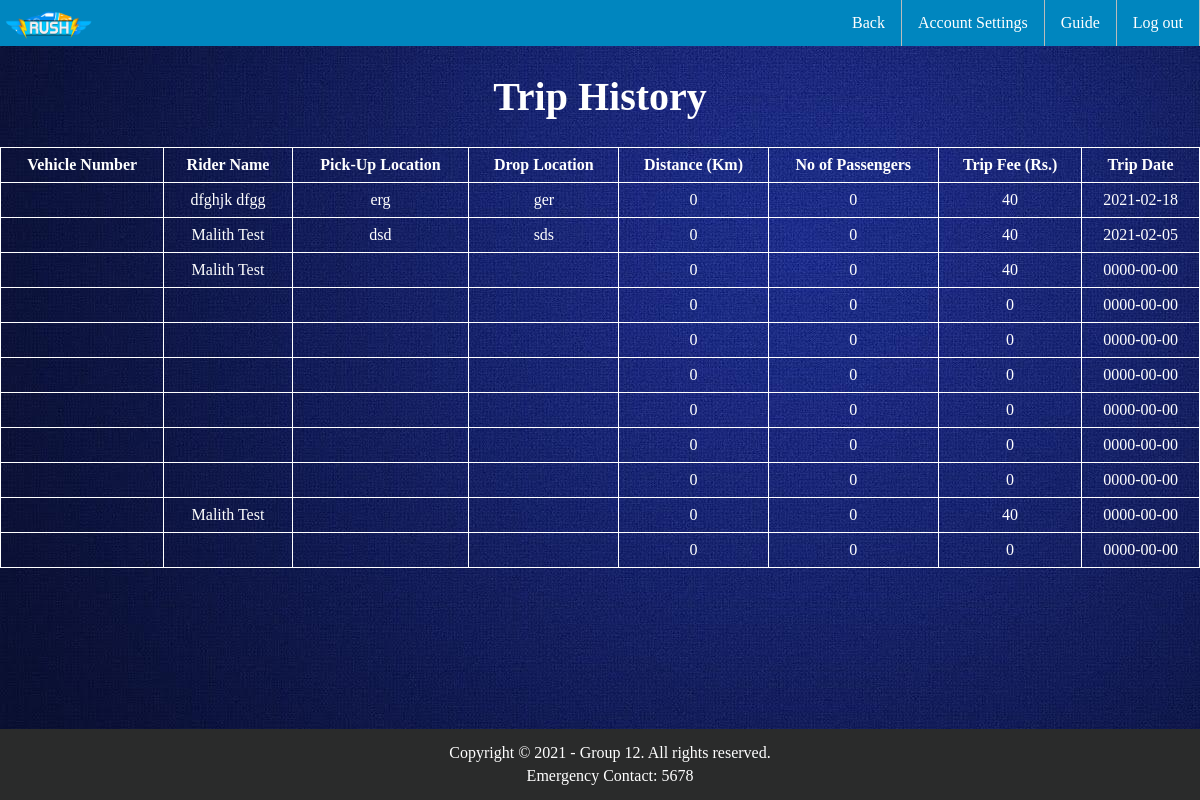
The app's page /Driver/drivtrip.php with its own data.
### tables this page shows
CREATE TABLE `trip_det` (
  `trip_id` int(5) NOT NULL,
  `VID` int(5) NOT NULL,
  `DID` int(5) NOT NULL,
  `RID` int(5) NOT NULL,
  `Pick_up` varchar(30) NOT NULL,
  `Drop_lo` varchar(30) NOT NULL,
  `distan` int(5) NOT NULL,
  `No_pass` int(2) NOT NULL,
  `fee` int(5) NOT NULL,
  `trip_date` date NOT NULL,
  `is_completed` varchar(3) NOT NULL
);

CREATE TABLE `rider_det` (
  `RID` int(5) NOT NULL,
  `Rnic` varchar(13) NOT NULL,
  `Rfname` varchar(50) NOT NULL,
  `Rlname` varchar(50) NOT NULL,
  `Rtelno` varchar(12) NOT NULL,
  `Radrs` varchar(150) DEFAULT NULL,
  `Remail` varchar(100) NOT NULL,
  `Runame` varchar(50) NOT NULL,
  `Rpswrd` varchar(50) NOT NULL,
  `is_deleted` varchar(3) NOT NULL
);

### Driver/drivtrip.php (the view, shortened to what this page needs)
<?php
  include "../conn.php";
?>
<!DOCTYPE html>
<html lang="en">
  <head>
    <link rel="stylesheet" href="../css/driverstyleDash.css" />
  </head>
  <body>
<section>
    <div>
    <ul>
        <li style="float:right"><a href="../logout.php">Log out</a></li>
        <li style="float:right"><a href="./FAQ.php">Guide</a></li>
        <li style="float:right"><a href="./DriverSettings.php">Account Settings</a></li>
        <li style="float:right"><a href="./DriverDashBoard.php">Back</a></li>
        <li style="float:left"><img src="../img/rushlogo2.png" alt="logo" height="40px"></li>
    </ul>
  </div>
</section>
<h1 style="color: #ffffff; text-align: center; font-size: 40px; font-family: Trebuchet MS">Trip History</h1>
<table style="color: #ffffff;font-family: Trebuchet MS" cellpadding="8px">
  <thead>
  <tr>
    <th>Vehicle Number</th>
    <th>Rider Name</th>
    <th>Pick-Up Location</th>
    <th>Drop Location</th>
    <th>Distance (Km)</th>
    <th>No of Passengers</th>
    <th>Trip Fee (Rs.)</th>
    <th>Trip Date</th>
  </tr>
  </thead>
  <tbody>
                    <?php
                    $uname=$_SESSION['uname'];
                    $sql1 = "SELECT DID FROM driver_det WHERE Duname = '$uname'";
                    $result = mysqli_query($conn,$sql1);
                    $row = mysqli_fetch_array($result);
                    $Did = $row['DID'];
                    $sql_query = "SELECT * FROM trip_det WHERE DID='$Did' ORDER BY trip_date DESC; ";
                    $result2 = mysqli_query($conn, $sql_query);
                    while ($row = mysqli_fetch_assoc($result2)) {
                        $rid=$row['RID'];
                        $sql_query1 = "SELECT * FROM rider_det WHERE RID='$rid'";
                        $result3 = mysqli_query($conn, $sql_query1);
                        $row2 = mysqli_fetch_assoc($result3);
                        $vid=$row['VID'];
                        $sql_query4 = "SELECT * FROM vehicle_det WHERE VID='$vid'";
                        $result4 = mysqli_query($conn, $sql_query4);
                        $row3 = mysqli_fetch_assoc($result4);
                    ?>
                    <tr class="raw">
                        <td align="center"><?php echo $row3["Vnumber"]; ?></td>
                        <td align="center"><?php echo $row2["Rfname"]." ".$row2["Rlname"]; ?></td>
                        <td align="center"><?php echo $row["Pick_up"]; ?></td>
                        <td align="center"><?php echo $row["Drop_lo"]; ?></td>
                        <td align="center"><?php echo $row["distan"]; ?></td>
                        <td align="center"><?php echo $row["No_pass"]; ?></td>
                        <td align="center"><?php echo $row["fee"]; ?></td>
                        <td align="center"><?php echo $row["trip_date"]; ?></td>
                    </tr>
                    <?php $count++;
                    } ?>
                </tbody>
</table>
<br>
<br>
         <div class="footer">
 		 <p style="color: white; margin: 5px; font-family: Trebuchet MS;">Copyright &#169; 2021 - Group 12. All rights reserved.</p>
     <p style="color: white; margin: 5px; font-family: Trebuchet MS;">Emergency Contact: 5678</p>
	</div>
  </body>
</html>

### css/driverstyleDash.css (style rules this page uses)
body { background-color: #00487c; background-image: url(../img/back9.jpg); margin: 0px; }
.footer { background-color:#2a2b2b; padding: 10px; text-align: center; position: fixed; left: 0; bottom: 0; width: 100%; text-align: center; }
ul { list-style-type: none; margin: 0; padding: 0; overflow: hidden; background-color: #0086bf; font-family:Trebuchet MS; }
li { float: left; border-right:1px solid #bbb; }
li:last-child { border-right: none; }
li a { display: block; color: white; text-align: center; padding: 14px 16px; text-decoration: none; }

### Driver/drivtrip.php (style rules this page uses)
table, td, th { border: 1px solid white; }
table { width: 100%; border-collapse: collapse; }

### records on screen
trip_det: RID.Rfname "dfghjk", RID.Rlname "dfgg", Pick_up "erg", Drop_lo "ger", distan "0", No_pass "0", fee "40", trip_date "2021-02-18"
trip_det: RID.Rfname "Malith", RID.Rlname "Test", Pick_up "dsd", Drop_lo "sds", distan "0", No_pass "0", fee "40", trip_date "2021-02-05"
trip_det: RID.Rfname "Malith", RID.Rlname "Test", distan "0", No_pass "0", fee "40", trip_date "0000-00-00"
trip_det: distan "0", No_pass "0", fee "0", trip_date "0000-00-00"
trip_det: distan "0", No_pass "0", fee "0", trip_date "0000-00-00"
trip_det: distan "0", No_pass "0", fee "0", trip_date "0000-00-00"
trip_det: distan "0", No_pass "0", fee "0", trip_date "0000-00-00"
trip_det: distan "0", No_pass "0", fee "0", trip_date "0000-00-00"
trip_det: distan "0", No_pass "0", fee "0", trip_date "0000-00-00"
trip_det: RID.Rfname "Malith", RID.Rlname "Test", distan "0", No_pass "0", fee "40", trip_date "0000-00-00"
trip_det: distan "0", No_pass "0", fee "0", trip_date "0000-00-00"
